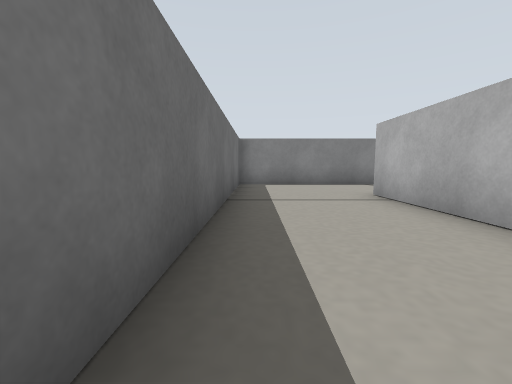
[1] (above)

16 first-person views from a walk through a Gazebo world. The camera is 0.13 m above the floor, tilts 6° down and sees 90° across. The floor is counted in squares, 0.2 m on a side. Each view is taken from the middle of a square. On the plan, view 1 faces up. The plan holds only what a view shows up to about 9 squares ahead; the rest is blank.

[2]
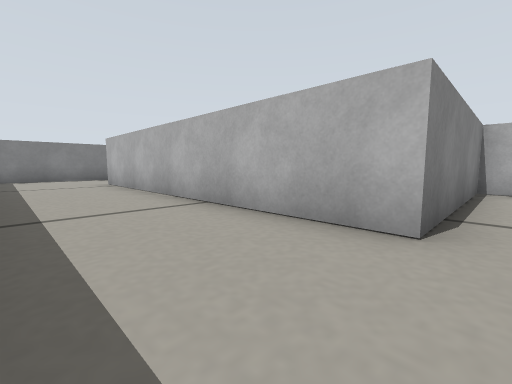

[3]
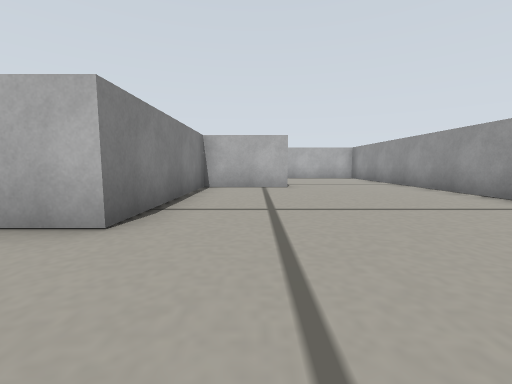

[4]
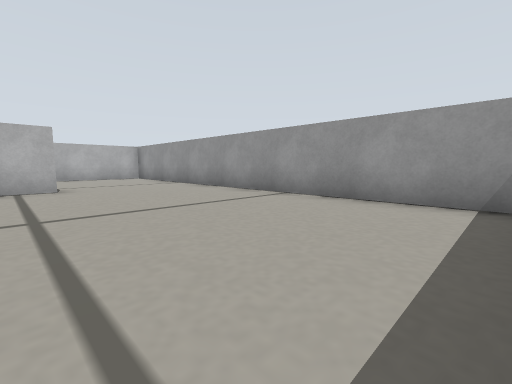

[5]
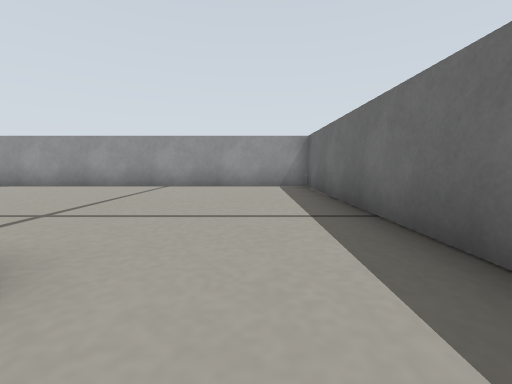

[6]
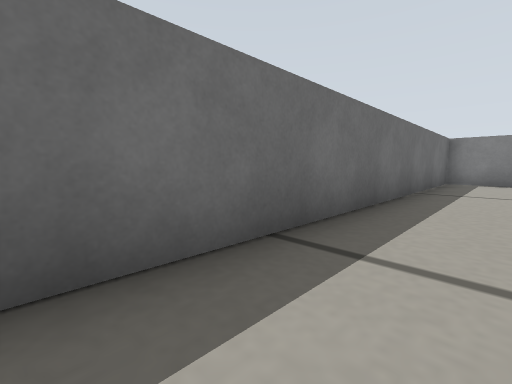

[7]
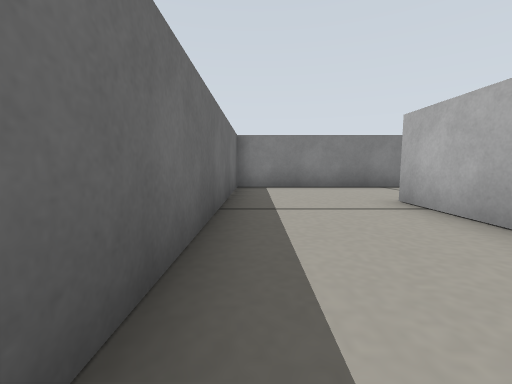

[8]
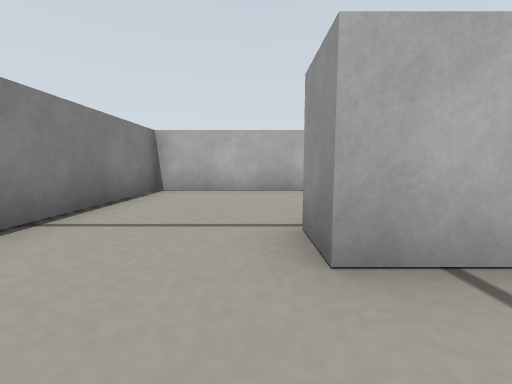

[9]
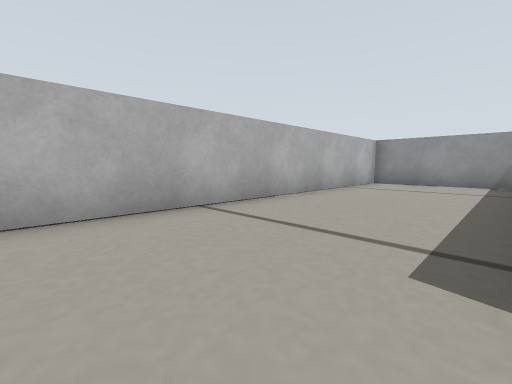

[10]
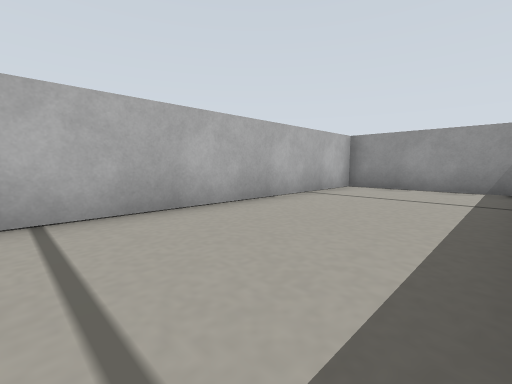

[11]
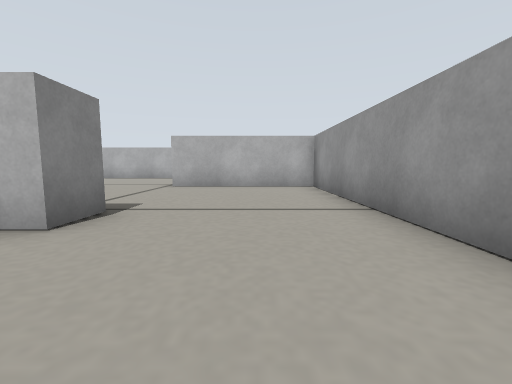

[12]
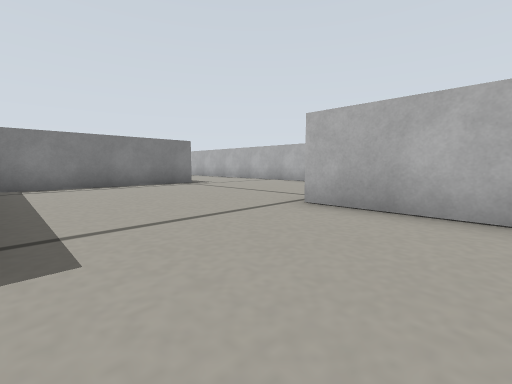

[13]
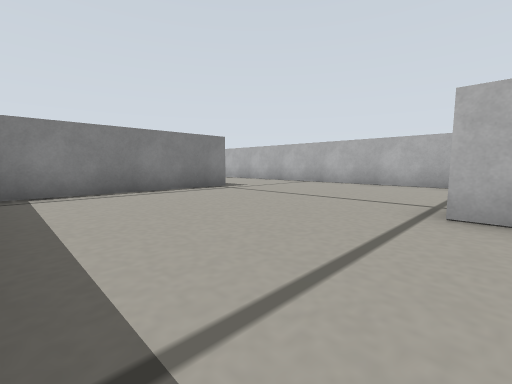

[14]
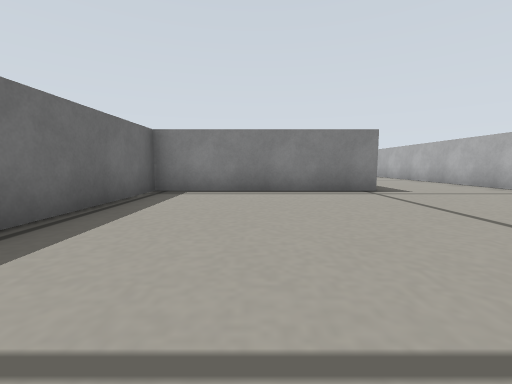

[15]
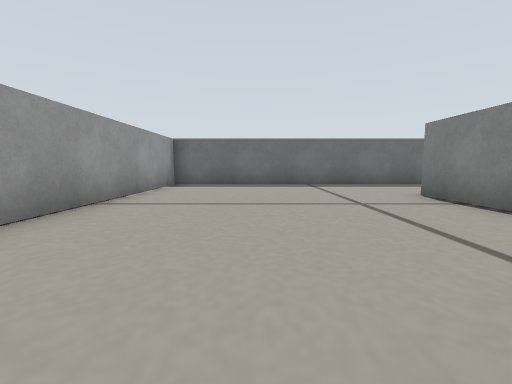

[16]
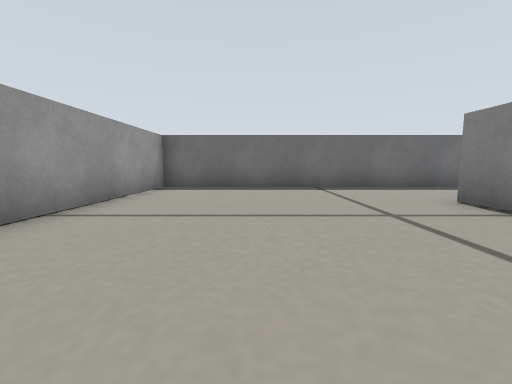

### Floor plan
Ten units are one square. View 1 is at (0, 0); x grows to the right and y downward. Boxes are objects, and circles mark ways between rooms. Rooms are numbered by the first view taken in them; rooms with no view inside come last. Other rooms are left out.
<svg viewBox="-10 -90 150 192">
<path fill="none" stroke="#000" d="M75 59 75 35 25 35 25 -55 36 -55M35 -85 -5 -85 -5 97 75 97M39 25 75 25 75 -85 35 -85M85 59 75 59M75 97 127 97 127 54M125 -3 85 -3 85 36"/>
<circle cx="30" cy="-70" r="3" fill="#2a7"/>
<circle cx="80" cy="75" r="3" fill="#2a7"/>
<text x="20" y="20">1</text>
<text x="50" y="-30">2</text>
<text x="100" y="50">3</text>
</svg>
Room 1 opens to room 2. Room 1 opens to room 3.

Where each view was taken, in squares from view 1:
view 1: 0 up, 0 right, facing up
view 2: 4 down, 0 right, facing up-right
view 3: 5 down, 0 right, facing right
view 4: 5 down, 0 right, facing down-right
view 5: 2 down, 1 right, facing down
view 6: 2 down, 1 right, facing up-left
view 7: 1 up, 0 right, facing up
view 8: 6 up, 1 right, facing right
view 9: 7 up, 4 right, facing down-right
view 10: 5 up, 4 right, facing down-right
view 11: 8 down, 5 right, facing right
view 12: 8 down, 9 right, facing up-right
view 13: 6 down, 9 right, facing up-right
view 14: 6 down, 11 right, facing up
view 15: 7 down, 8 right, facing left
view 16: 7 down, 7 right, facing left
